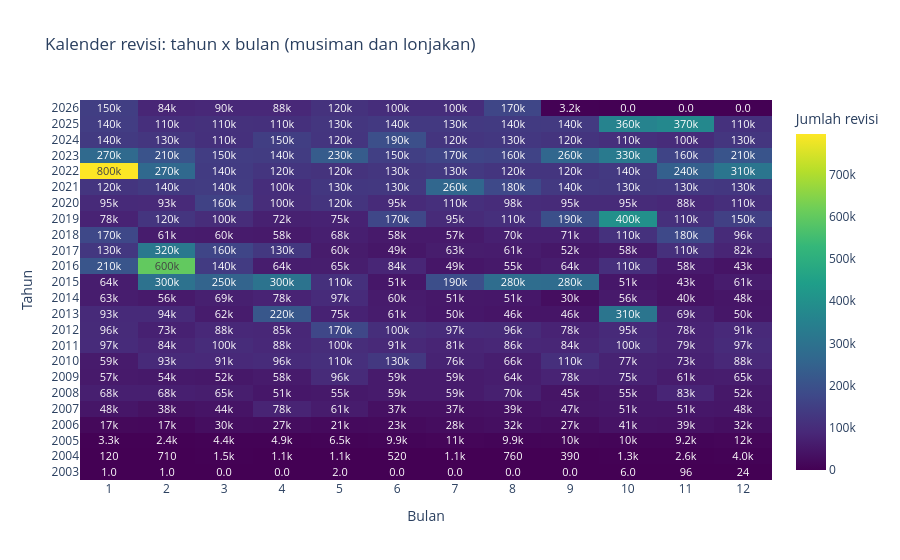

Here is the notebook cell this chart was saved with:
### Code cell
mat_tahun_bulan = matriks_tahun_bulan.to_pandas().set_index('tahun')
urutan_tahun = list(mat_tahun_bulan.index[::-1])  # tahun terbaru di atas

fig4 = px.imshow(
    mat_tahun_bulan.values[::-1],
    x=[str(m) for m in mat_tahun_bulan.columns],
    y=[str(y) for y in urutan_tahun],
    labels=dict(x='Bulan', y='Tahun', color='Jumlah revisi'),
    text_auto='.2s',
    aspect='auto',
    color_continuous_scale='Viridis',
    title='Kalender revisi: tahun x bulan (musiman dan lonjakan)',
)
fig4.show()

### Figure 1 — Plotly figure (JSON) as saved in the notebook; plotly's stock layout.template omitted (floating-point values rounded to 4 significant figures; data arrays with more than 128 entries replaced by an {"elided": "..."} marker saying what was removed)
{"data": [{"coloraxis": "coloraxis", "hovertemplate": "Bulan: %{x}<br>Tahun: %{y}<br>Jumlah revisi: %{z}<extra></extra>", "name": "0", "texttemplate": "%{z:.2s}", "type": "heatmap", "x": ["1", "2", "3", "4", "5", "6", "7", "8", "9", "10", "11", "12"], "xaxis": "x", "y": ["2026", "2025", "2024", "2023", "2022", "2021", "2020", "2019", "2018", "2017", "2016", "2015", "2014", "2013", "2012", "2011", "2010", "2009", "2008", "2007", "2006", "2005", "2004", "2003"], "yaxis": "y", "z": {"elided": "24x12 int values"}}], "layout": {"coloraxis": {"autocolorscale": false, "colorbar": {"title": {"text": "Jumlah revisi"}}, "colorscale": [[0.0, "#440154"], [0.1111, "#482878"], [0.2222, "#3e4989"], [0.3333, "#31688e"], [0.4444, "#26828e"], [0.5556, "#1f9e89"], [0.6667, "#35b779"], [0.7778, "#6ece58"], [0.8889, "#b5de2b"], [1.0, "#fde725"]]}, "title": {"text": "Kalender revisi: tahun x bulan (musiman dan lonjakan)"}, "xaxis": {"anchor": "y", "domain": [0.0, 1.0], "title": {"text": "Bulan"}}, "yaxis": {"anchor": "x", "autorange": "reversed", "domain": [0.0, 1.0], "title": {"text": "Tahun"}}}}
